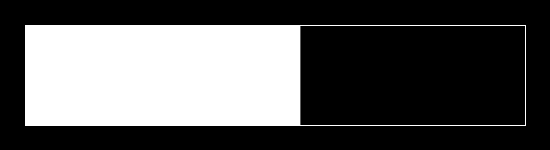
Frame 1 (no input)
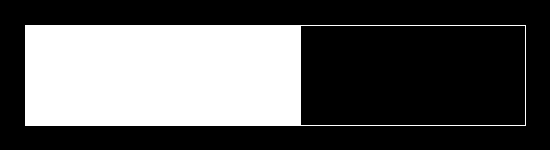
Frame 60 (the mouse pressed at the canvas centre just before this capture)
Frame 120 (the mouse held since frame 60 and released just before this capture): identical to frame 60, image omitted

The Processing sketch that drew these frames (run headless with seeded random() and noise(); from frame 60 on, the mouse is pressed at the canvas centre):

// Processing sketch: PercentDone
// ── PercentDone.pde


float pages = 394;
float done = 217;
float percent;
float MousePos;

void setup() {

  size(550, 150);
  background(0);
}


void draw() {

  percent = done/pages;
  noStroke();
  fill(255);
  rect(25, 25, percent*500, 100);
  noFill();
  stroke(255);
  rect(25, 25, 500, 100);

  if (mouseX<=525 && mouseX>=25) {
    MousePos = ((mouseX-25)/500);
    println(MousePos);
  }
}
